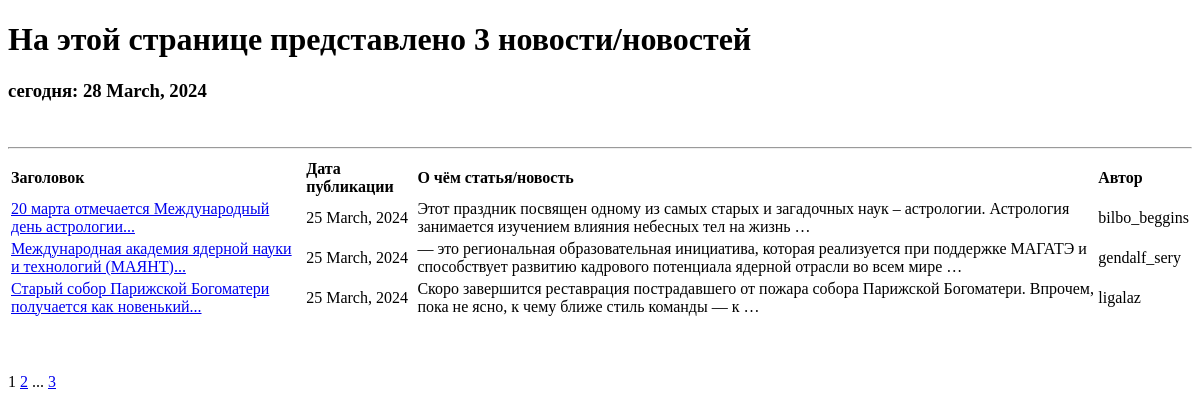
Before: /main/news/ with the older database file.
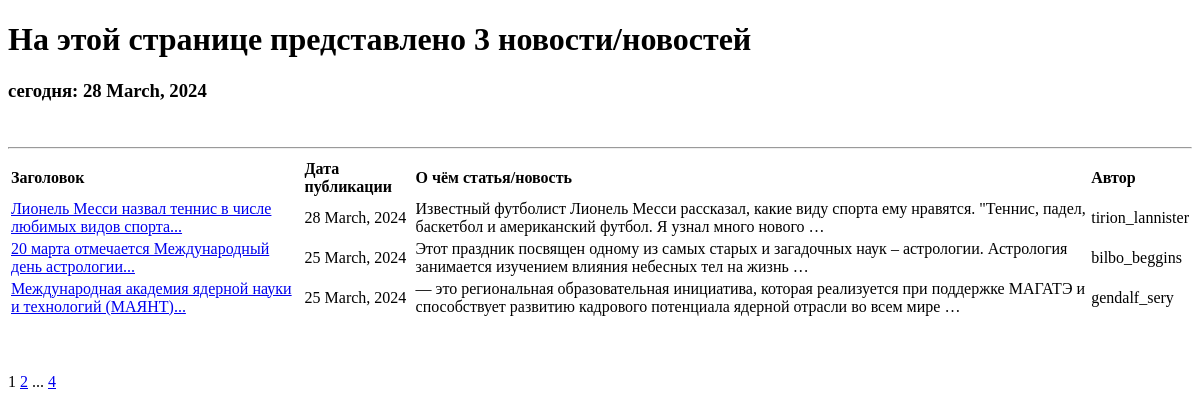
After: the same page with the newer database file.
### news/models.py (models this page shows, shortened)
class Post(models.Model):
    news = 'NEWS'
    post = 'POST'
    author = models.ForeignKey(Author, on_delete=models.CASCADE, null=True)
    post_or_news = models.CharField(max_length=4, choices=POSITIONS, default=news)
    date_time_creation_post = models.DateTimeField(null=True, auto_now_add=True)
    categories = models.ManyToManyField(Category, through='PostCategory')
    title = models.CharField(default='...', max_length=255)
    text = models.TextField(default='...')
    rating = models.FloatField(default=0.0)
    class Meta:
        ordering = ['-date_time_creation_post']

class Author(models.Model):
    user = models.OneToOneField(User, on_delete=models.CASCADE, null=True)
    rating = models.FloatField(default=0.0)
    def __str__(self):
        author_name = self.user.username
        return author_name

class User(AbstractUser):
    subscriptions = models.ManyToManyField(Category, through='SubscriptionsCategory')

### news/views.py (the view)
# urls.py: path('news/', NewsList.as_view(), name='post_list'),
class NewsList(ListView, PermissionRequiredMixin):
    permission_required = ('news.view_post', )
    model = Post
    ordering = '-date_time_creation_post'
    template_name = 'news.html'
    context_object_name = 'posts'
    paginate_by = 3
    def get_queryset(self):
        queryset = super().get_queryset()
        self.filterset = PostFilter(self.request.GET, queryset)
        return queryset.filter(post_or_news='NEWS')
    def get_context_data(self, **kwargs):
        context = super().get_context_data(**kwargs)
        context['filterset'] = self.filterset
        return context

### news/templatetags/custom_filters.py (called while the page is built)
@register.filter()
def punctuation_marks(value, mark='ellipsis'):
    postfix = CURRENCIES_SYMBOLS[mark]
    return f'{value}{postfix}'

@register.filter()
def censor(value):
    text = value.split()
    new_text = []
    for i in range(len(text)):
        word = text[i]
        first_symbol = word[0]
        if first_symbol in 'АИЕЁОУЫЭЮЯ':
            new_word = first_symbol
            if len(word) == 1:
                new_word = '*'
                new_text.append(new_word)
            else:
                for x in range(len(word)):
                    if x != 0:
                        if word[x].isalnum():
                            new_word += '*'
                        else:
                            new_word += word[x]
                new_text.append(new_word)
        else:
            new_text.append(word)
    new_text = ' '.join(new_text)
    return new_text

### news/templatetags/custom_tags.py (called while the page is built)
@register.simple_tag()
def current_time(format_string='%d %B, %Y'):
    return f'сегодня: {datetime.now().strftime(format_string)}'

@register.simple_tag(takes_context=True)
def url_replace(context, **kwargs):
   d = context['request'].GET.copy()
   for k, v in kwargs.items():
       d[k] = v
   return d.urlencode()

### templates/news.html (shortened to what this page needs)
{% extends 'flatpages/default.html' %}
{% load custom_filters %}
{% load custom_tags %}
{% block content %}
   <h1>На этой странице представлено {{ posts|length }} новости/новостей</h1>
   <h3>{% current_time '%d %B, %Y' %}</h3>
   <br/>
   <hr>
   {% if posts %}
       <table>
           <tr>
               <td><b>Заголовок</b></td>
               <td><b>Дата публикации</b></td>
               <td><b>О чём статья/новость</b></td>
               <td><b>Автор </b></td>
           </tr>
           {% for post in posts %}
           <tr>
               <td><a href="{{post.id}}">{{ post.title|punctuation_marks|censor }}</a></td>
               <td>{{ post.date_time_creation_post|date:'j F, Y' }}</td>
               <td>{{ post.text|truncatewords:20 }}</td>
               <td>{{ post.author }}</td>
           </tr>
           {% endfor %}
       </table>
   {% else %}
       <h2>Новостей нет!!</h2>
   {% endif %}
   <br/>
   <br/>
   <br/>
   {{ page_obj.number }}
   {% if page_obj.has_next %}
       <a href="?{% url_replace page=page_obj.next_page_number %}">{{ page_obj.next_page_number }}</a>
       {% if paginator.num_pages != page_obj.next_page_number %}
           ...
           <a href="?{% url_replace page=page_obj.paginator.num_pages %}">{{ page_obj.paginator.num_pages }}</a>
       {% endif %}
   {% endif %}
{% endblock content %}

Changed rows visible on the page:
no longer on this page (row unchanged): Post: title|punctuation_marks "Старый собор Парижской Богоматери получается как новенький...", date_time_creation_post "25 March, 2024", text "Скоро завершится реставрация пострадавшего от пожара собора Парижской Богоматери. Впрочем, пока не ясно, к чему ближе стиль команды — к …", author "ligalaz"
added Post: title|punctuation_marks "Лионель Месси назвал теннис в числе любимых видов спорта...", date_time_creation_post "28 March, 2024", text "Известный футболист Лионель Месси рассказал, какие виду спорта ему нравятся. \"Теннис, падел, баскетбол и американский футбол. Я узнал много нового …", author "tirion_lannister"
Other visible differences:
{{ page_obj.paginator.num_pages }}: "3" → "4"
